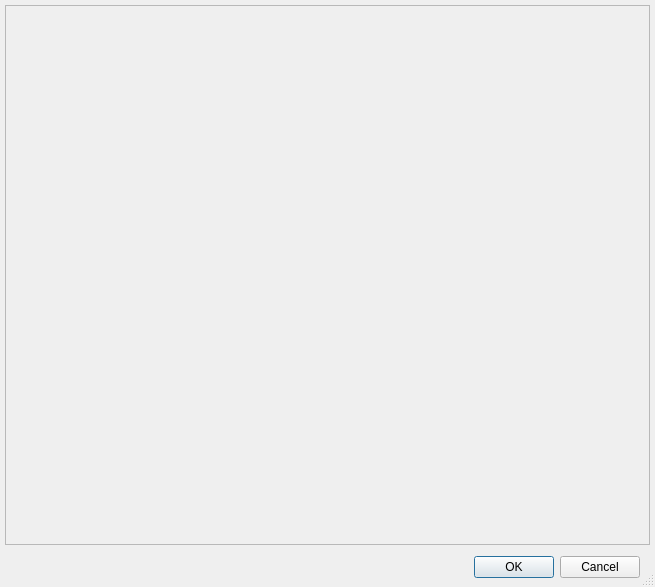
<?xml version="1.0" encoding="UTF-8"?>
<ui version="4.0">
 <class>NetObsDialog</class>
 <widget class="QDialog" name="NetObsDialog">
  <property name="geometry">
   <rect>
    <x>0</x>
    <y>0</y>
    <width>655</width>
    <height>587</height>
   </rect>
  </property>
  <property name="sizePolicy">
   <sizepolicy hsizetype="Expanding" vsizetype="Expanding">
    <horstretch>0</horstretch>
    <verstretch>0</verstretch>
   </sizepolicy>
  </property>
  <property name="windowTitle">
   <string>Network Station RINEX Files</string>
  </property>
  <property name="sizeGripEnabled">
   <bool>true</bool>
  </property>
  <widget class="QDialogButtonBox" name="buttonBox">
   <property name="geometry">
    <rect>
     <x>299</x>
     <y>551</y>
     <width>341</width>
     <height>32</height>
    </rect>
   </property>
   <property name="orientation">
    <enum>Qt::Horizontal</enum>
   </property>
   <property name="standardButtons">
    <set>QDialogButtonBox::Cancel|QDialogButtonBox::Ok</set>
   </property>
  </widget>
  <widget class="QScrollArea" name="scrollArea">
   <property name="geometry">
    <rect>
     <x>5</x>
     <y>5</y>
     <width>645</width>
     <height>540</height>
    </rect>
   </property>
   <property name="sizePolicy">
    <sizepolicy hsizetype="Ignored" vsizetype="Expanding">
     <horstretch>0</horstretch>
     <verstretch>0</verstretch>
    </sizepolicy>
   </property>
   <property name="verticalScrollBarPolicy">
    <enum>Qt::ScrollBarAsNeeded</enum>
   </property>
   <property name="horizontalScrollBarPolicy">
    <enum>Qt::ScrollBarAsNeeded</enum>
   </property>
   <property name="widgetResizable">
    <bool>true</bool>
   </property>
   <widget class="QWidget" name="scrollAreaWidgetContents">
    <property name="geometry">
     <rect>
      <x>0</x>
      <y>0</y>
      <width>643</width>
      <height>538</height>
     </rect>
    </property>
   </widget>
  </widget>
 </widget>
 <resources/>
 <connections>
  <connection>
   <sender>buttonBox</sender>
   <signal>accepted()</signal>
   <receiver>NetObsDialog</receiver>
   <slot>accept()</slot>
   <hints>
    <hint type="sourcelabel">
     <x>248</x>
     <y>254</y>
    </hint>
    <hint type="destinationlabel">
     <x>157</x>
     <y>274</y>
    </hint>
   </hints>
  </connection>
  <connection>
   <sender>buttonBox</sender>
   <signal>rejected()</signal>
   <receiver>NetObsDialog</receiver>
   <slot>reject()</slot>
   <hints>
    <hint type="sourcelabel">
     <x>316</x>
     <y>260</y>
    </hint>
    <hint type="destinationlabel">
     <x>286</x>
     <y>274</y>
    </hint>
   </hints>
  </connection>
 </connections>
</ui>
